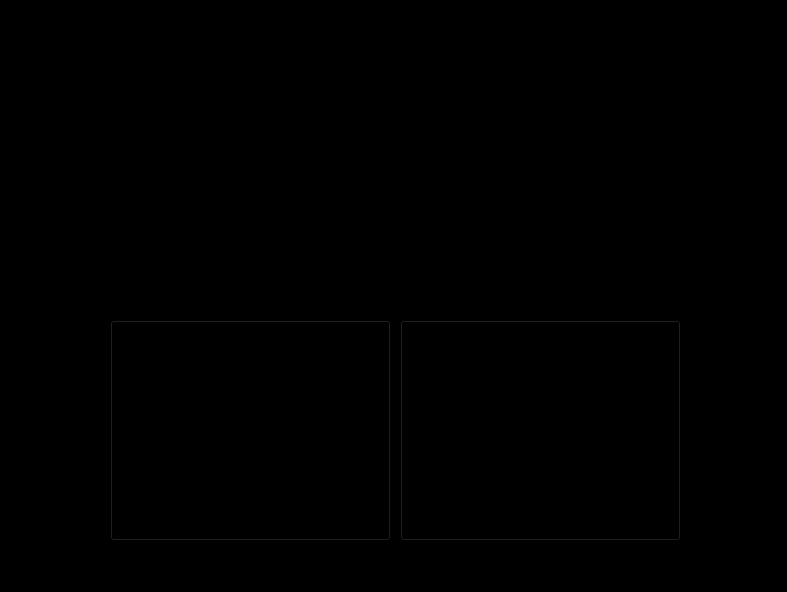
<?xml version="1.0" encoding="UTF-8"?>
<ui version="4.0">
 <class>MainWindow</class>
 <widget class="QMainWindow" name="MainWindow">
  <property name="geometry">
   <rect>
    <x>0</x>
    <y>0</y>
    <width>787</width>
    <height>592</height>
   </rect>
  </property>
  <property name="font">
   <font>
    <family>Arial</family>
    <pointsize>48</pointsize>
   </font>
  </property>
  <property name="windowTitle">
   <string>prikol</string>
  </property>
  <property name="styleSheet">
   <string notr="true">background-color: black;
font-family: Arial;</string>
  </property>
  <widget class="QWidget" name="centralwidget">
   <widget class="QLabel" name="label">
    <property name="geometry">
     <rect>
      <x>120</x>
      <y>150</y>
      <width>561</width>
      <height>171</height>
     </rect>
    </property>
    <property name="font">
     <font>
      <family>Arial</family>
      <pointsize>36</pointsize>
     </font>
    </property>
    <property name="styleSheet">
     <string notr="true">text-color: black;</string>
    </property>
    <property name="text">
     <string>ХОЧЕШЬ ПРиКОЛ???</string>
    </property>
    <property name="textFormat">
     <enum>Qt::TextFormat::RichText</enum>
    </property>
   </widget>
   <widget class="QPushButton" name="pushButton">
    <property name="geometry">
     <rect>
      <x>400</x>
      <y>320</y>
      <width>281</width>
      <height>221</height>
     </rect>
    </property>
    <property name="font">
     <font>
      <family>Arial</family>
      <pointsize>28</pointsize>
     </font>
    </property>
    <property name="text">
     <string>НЕТ</string>
    </property>
    <property name="icon">
     <iconset resource="icons.qrc">
      <normaloff>:/icons/close_24dp_E8EAED_FILL0_wght400_GRAD0_opsz24.png</normaloff>:/icons/close_24dp_E8EAED_FILL0_wght400_GRAD0_opsz24.png</iconset>
    </property>
    <property name="iconSize">
     <size>
      <width>100</width>
      <height>100</height>
     </size>
    </property>
   </widget>
   <widget class="QPushButton" name="pushButton_2">
    <property name="geometry">
     <rect>
      <x>110</x>
      <y>320</y>
      <width>281</width>
      <height>221</height>
     </rect>
    </property>
    <property name="font">
     <font>
      <family>Arial</family>
      <pointsize>28</pointsize>
     </font>
    </property>
    <property name="text">
     <string>ДА</string>
    </property>
    <property name="icon">
     <iconset resource="icons.qrc">
      <normaloff>:/icons/check_24dp_E8EAED_FILL0_wght400_GRAD0_opsz24.png</normaloff>:/icons/check_24dp_E8EAED_FILL0_wght400_GRAD0_opsz24.png</iconset>
    </property>
    <property name="iconSize">
     <size>
      <width>50</width>
      <height>50</height>
     </size>
    </property>
   </widget>
   <widget class="QLabel" name="label_2">
    <property name="geometry">
     <rect>
      <x>560</x>
      <y>0</y>
      <width>231</width>
      <height>211</height>
     </rect>
    </property>
    <property name="text">
     <string/>
    </property>
    <property name="pixmap">
     <pixmap resource="icons.qrc">:/icons/gjirlfriend.gif</pixmap>
    </property>
   </widget>
  </widget>
 </widget>
 <resources>
  <include location="icons.qrc"/>
 </resources>
 <connections/>
</ui>
